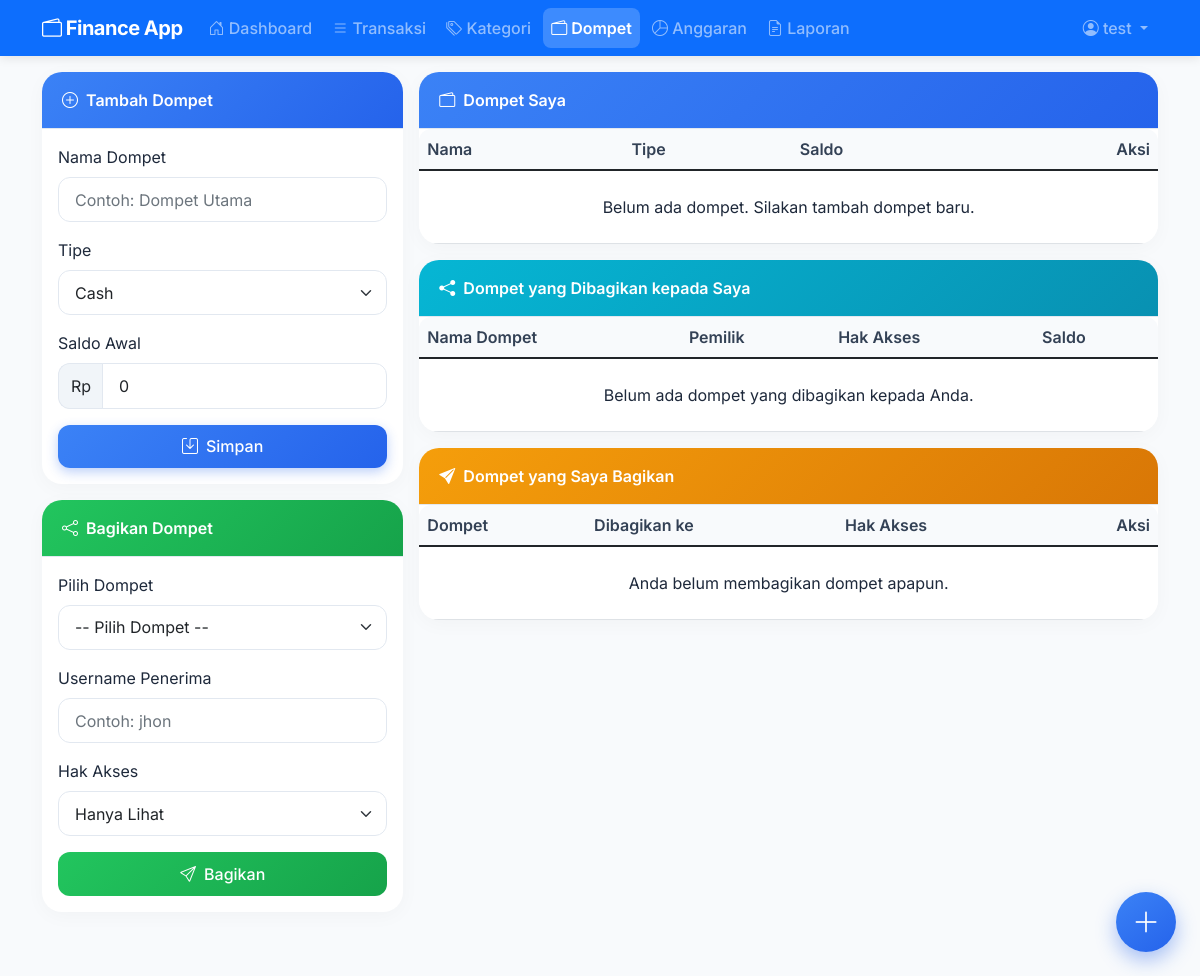
Page /wallets (signed in) on the earlier database version.
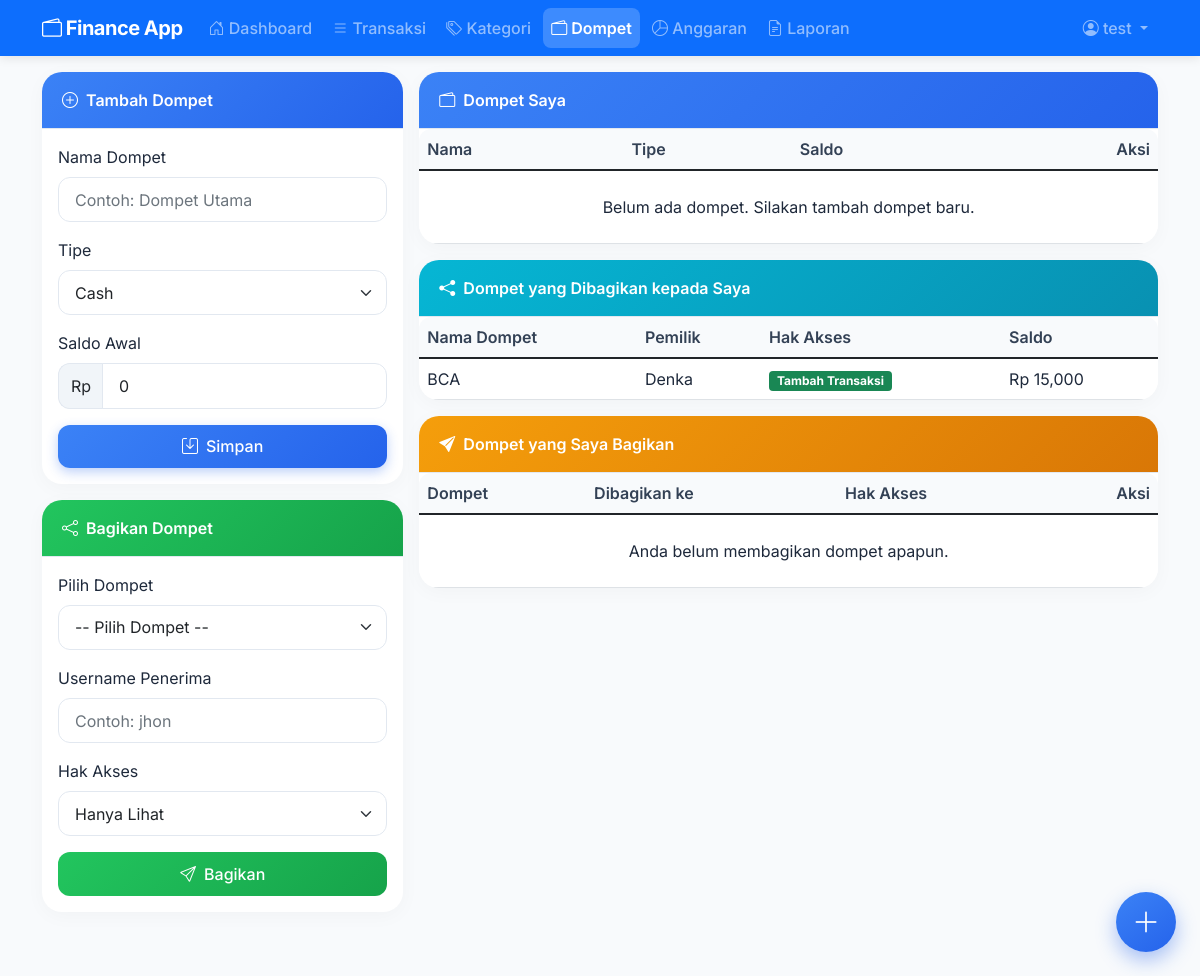
Same page on the later database version.
### models.py (models this page shows)
class User(UserMixin, db.Model):
    id = db.Column(db.Integer, primary_key=True)
    username = db.Column(db.String(80), unique=True, nullable=False)
    password = db.Column(db.String(120), nullable=False)
    categories = db.relationship('Category', backref='user', lazy=True, cascade='all, delete-orphan')
    wallets = db.relationship('Wallet', backref='user', lazy=True, cascade='all, delete-orphan')
    transactions = db.relationship('Transaction', backref='user', lazy=True, cascade='all, delete-orphan')
    budgets = db.relationship('Budget', backref='user', lazy=True, cascade='all, delete-orphan')
    shared_wallets = db.relationship('SharedWallet', foreign_keys='SharedWallet.shared_with_id', back_populates='shared_with_user', lazy=True)

class SharedWallet(db.Model):
    id = db.Column(db.Integer, primary_key=True)
    wallet_id = db.Column(db.Integer, db.ForeignKey('wallet.id'), nullable=False)
    shared_with_id = db.Column(db.Integer, db.ForeignKey('user.id'), nullable=False)
    permission = db.Column(db.String(10))  # 'view' atau 'add'
    wallet = db.relationship('Wallet', back_populates='shared_with')
    shared_with_user = db.relationship('User', foreign_keys=[shared_with_id], back_populates='shared_wallets')

class Wallet(db.Model):
    id = db.Column(db.Integer, primary_key=True)
    name = db.Column(db.String(100), nullable=False)
    type = db.Column(db.String(10))  # 'cash' atau 'digital'
    balance = db.Column(db.Float, default=0.0)
    user_id = db.Column(db.Integer, db.ForeignKey('user.id'), nullable=False)
    transactions = db.relationship('Transaction', backref='wallet', lazy=True, cascade='all, delete-orphan')
    shared_with = db.relationship('SharedWallet', back_populates='wallet', lazy=True, cascade='all, delete-orphan')

### app.py (the view)
@app.route('/wallets')
@login_required
def wallets():
    owned = Wallet.query.filter_by(user_id=current_user.id).all()
    shared = SharedWallet.query.filter_by(shared_with_id=current_user.id).all()
    return render_template('wallets.html', owned=owned, shared=shared)

### templates/wallets.html (shortened to what this page needs)
{% extends "base.html" %}
{% block content %}
<div class="row g-3">
    <div class="col-md-4">
        <div class="card">
            <div class="card-header bg-primary text-white">
                <i class="bi bi-plus-circle me-2"></i>Tambah Dompet
            </div>
            <div class="card-body">
                <form action="{{ url_for('add_wallet') }}" method="post">
                    <div class="mb-3">
                        <label for="name" class="form-label fw-semibold">Nama Dompet</label>
                        <input type="text" class="form-control" id="name" name="name" placeholder="Contoh: Dompet Utama" required>
                    </div>
                    <div class="mb-3">
                        <label for="type" class="form-label fw-semibold">Tipe</label>
                        <select class="form-select" id="type" name="type" required>
                            <option value="cash">Cash</option>
                        </select>
                    </div>
                    <div class="mb-3">
                        <label for="balance" class="form-label fw-semibold">Saldo Awal</label>
                        <div class="input-group">
                            <span class="input-group-text">Rp</span>
                            <input type="number" step="0.01" class="form-control" id="balance" name="balance" value="0" required>
                        </div>
                    </div>
                    <button type="submit" class="btn btn-primary w-100"><i class="bi bi-save me-2"></i>Simpan</button>
                </form>
            </div>
        </div>
        <div class="card mt-3">
            <div class="card-header bg-success text-white">
                <i class="bi bi-share me-2"></i>Bagikan Dompet
            </div>
            <div class="card-body">
                <form action="{{ url_for('share_wallet') }}" method="post">
                    <div class="mb-3">
                        <label for="wallet_id" class="form-label fw-semibold">Pilih Dompet</label>
                        <select class="form-select" name="wallet_id" required>
                            <option value="">-- Pilih Dompet --</option>
                        </select>
                    </div>
                    <div class="mb-3">
                        <label for="username" class="form-label fw-semibold">Username Penerima</label>
                        <input type="text" class="form-control" name="username" placeholder="Contoh: jhon" required>
                    </div>
                    <div class="mb-3">
                        <label for="permission" class="form-label fw-semibold">Hak Akses</label>
                        <select class="form-select" name="permission" required>
                            <option value="view">Hanya Lihat</option>
                        </select>
                    </div>
                    <button type="submit" class="btn btn-success w-100"><i class="bi bi-send me-2"></i>Bagikan</button>
                </form>
            </div>
        </div>
    </div>
    <div class="col-md-8">
        <div class="card">
            <div class="card-header bg-primary text-white">
                <i class="bi bi-wallet2 me-2"></i>Dompet Saya
            </div>
            <div class="card-body p-0">
                <div class="table-responsive">
                    <table class="table table-hover align-middle mb-0">
                        <thead>
                            <tr>
                                <th>Nama</th>
                                <th>Tipe</th>
                                <th>Saldo</th>
                                <th class="text-end">Aksi</th>
                            </tr>
                        </thead>
                        <tbody>
                            {% for wallet in owned %}
                            <tr>
                                <td>{{ wallet.name }}</td>
                                <td>
                                    {% if wallet.type == 'cash' %}
                                        <span class="badge bg-info">Cash</span>
                                    {% else %}
                                        <span class="badge bg-secondary">Digital</span>
                                    {% endif %}
                                </td>
                                <td class="fw-semibold">Rp {{ "{:,.0f}".format(wallet.balance) }}</td>
                                <td class="text-end">
                                    <button type="button" class="btn btn-sm btn-warning" data-bs-toggle="modal" data-bs-target="#editWalletModal{{ wallet.id }}">
                                        <i class="bi bi-pencil"></i>
                                    </button>
                                    <a href="{{ url_for('delete_wallet', id=wallet.id) }}" class="btn btn-sm btn-danger delete-confirm">
                                        <i class="bi bi-trash"></i>
                                    </a>
                                </td>
                            </tr>
                            {% else %}
                            <tr>
                                <td colspan="4" class="text-center py-4">Belum ada dompet. Silakan tambah dompet baru.</td>
                            </tr>
                            {% endfor %}
                        </tbody>
                    </table>
                </div>
            </div>
        </div>
        <div class="card mt-3">
            <div class="card-header bg-info text-white">
                <i class="bi bi-share-fill me-2"></i>Dompet yang Dibagikan kepada Saya
            </div>
            <div class="card-body p-0">
                <div class="table-responsive">
                    <table class="table table-hover align-middle mb-0">
                        <thead>
                            <tr>
                                <th>Nama Dompet</th>
                                <th>Pemilik</th>
                                <th>Hak Akses</th>
                                <th>Saldo</th>
                            </tr>
                        </thead>
                        <tbody>
                            {% for share in shared %}
                            <tr>
                                <td>{{ share.wallet.name }}</td>
                                <td>{{ share.wallet.user.username }}</td>
                                <td>
                                    {% if share.permission == 'view' %}
                                        <span class="badge bg-secondary">Hanya Lihat</span>
                                    {% else %}
                                        <span class="badge bg-success">Tambah Transaksi</span>
                                    {% endif %}
                                </td>
                                <td class="fw-semibold">Rp {{ "{:,.0f}".format(share.wallet.balance) }}</td>
                            </tr>
                            {% else %}
                            <tr>
                                <td colspan="4" class="text-center py-4">Belum ada dompet yang dibagikan kepada Anda.</td>
                            </tr>
                            {% endfor %}
                        </tbody>
                    </table>
                </div>
            </div>
        </div>
        <div class="card mt-3">
            <div class="card-header bg-warning text-white">
                <i class="bi bi-send-fill me-2"></i>Dompet yang Saya Bagikan
            </div>
            <div class="card-body p-0">
                <div class="table-responsive">
                    <table class="table table-hover align-middle mb-0">
                        <thead>
                            <tr>
                                <th>Dompet</th>
                                <th>Dibagikan ke</th>
                                <th>Hak Akses</th>
                                <th class="text-end">Aksi</th>
                            </tr>
                        </thead>
                        <tbody>
                            {% for wallet in owned %}
                                {% for share in wallet.shared_with %}
                                <tr>
                                    <td>{{ wallet.name }}</td>
                                    <td>{{ share.shared_with_user.username }}</td>
                                    <td>
                                        {% if share.permission == 'view' %}
                                            <span class="badge bg-secondary">Hanya Lihat</span>
                                        {% else %}
                                            <span class="badge bg-success">Tambah Transaksi</span>
                                        {% endif %}
                                    </td>
                                    <td class="text-end">
                                        <a href="{{ url_for('unshare_wallet', id=share.id) }}" class="btn btn-sm btn-danger delete-confirm">
                                            <i class="bi bi-x-circle"></i> Hentikan
                                        </a>
                                    </td>
                                </tr>
                                {% endfor %}
                            {% else %}
                            <tr>
                                <td colspan="4" class="text-center py-4">Anda belum membagikan dompet apapun.</td>
                            </tr>
                            {% endfor %}
                        </tbody>
                    </table>
                </div>
            </div>
        </div>
    </div>
</div>
{% endblock %}

### templates/base.html (shortened to what this page needs)
<!DOCTYPE html>
<html lang="id">
<head>
    <link href="https://cdn.jsdelivr.net/npm/bootstrap@5.1.3/dist/css/bootstrap.min.css" rel="stylesheet">
    <link rel="stylesheet" href="https://cdn.jsdelivr.net/npm/bootstrap-icons@1.8.1/font/bootstrap-icons.css">
    <link rel="stylesheet" href="{{ url_for('static', filename='css/style.css') }}">
</head>
<body>
    <nav class="navbar navbar-expand-lg navbar-dark bg-primary sticky-top">
        <div class="container">
            <a class="navbar-brand fw-bold" href="{{ url_for('dashboard') }}">
                <i class="bi bi-wallet2"></i> Finance App
            </a>
            <div class="collapse navbar-collapse" id="navbarNav">
                <ul class="navbar-nav me-auto mb-2 mb-lg-0">
                    <li class="nav-item">
                        <a class="nav-link {% if request.endpoint == 'dashboard' %}active{% endif %}" href="{{ url_for('dashboard') }}">
                            <i class="bi bi-house-door"></i> Dashboard
                        </a>
                    </li>
                    <li class="nav-item">
                        <a class="nav-link {% if request.endpoint == 'transactions' %}active{% endif %}" href="{{ url_for('transactions') }}">
                            <i class="bi bi-list"></i> Transaksi
                        </a>
                    </li>
                    <li class="nav-item">
                        <a class="nav-link {% if request.endpoint == 'categories' %}active{% endif %}" href="{{ url_for('categories') }}">
                            <i class="bi bi-tags"></i> Kategori
                        </a>
                    </li>
                    <li class="nav-item">
                        <a class="nav-link {% if request.endpoint == 'wallets' %}active{% endif %}" href="{{ url_for('wallets') }}">
                            <i class="bi bi-wallet2"></i> Dompet
                        </a>
                    </li>
                    <li class="nav-item">
                        <a class="nav-link {% if request.endpoint == 'budgets' %}active{% endif %}" href="{{ url_for('budgets') }}">
                            <i class="bi bi-pie-chart"></i> Anggaran
                        </a>
                    </li>
                    <li class="nav-item">
                        <a class="nav-link {% if request.endpoint == 'reports' %}active{% endif %}" href="{{ url_for('reports') }}">
                            <i class="bi bi-file-earmark-text"></i> Laporan
                        </a>
                    </li>
                </ul>
                <ul class="navbar-nav">
                    <li class="nav-item dropdown">
                        <a class="nav-link dropdown-toggle" href="#" id="userDropdown" role="button" data-bs-toggle="dropdown" aria-expanded="false">
                            <i class="bi bi-person-circle"></i> {{ current_user.username }}
                        </a>
                    </li>
                </ul>
            </div>
        </div>
    </nav>
    <main class="container my-3 pb-5">
        {% block content %}{% endblock %}
    </main>
    <a href="#" class="floating-btn" data-bs-toggle="modal" data-bs-target="#addTransactionModal" title="Tambah Transaksi">
        <i class="bi bi-plus-lg"></i>
    </a>
</body>
</html>

Differences in the rows shown:
added SharedWallet: wallet.name "BCA", wallet.user.username "Denka", permission "Tambah Transaksi"
added Wallet: wallet.balance "15,000"
Other differences:
text no longer shown: "Belum ada dompet yang dibagikan kepada Anda."
